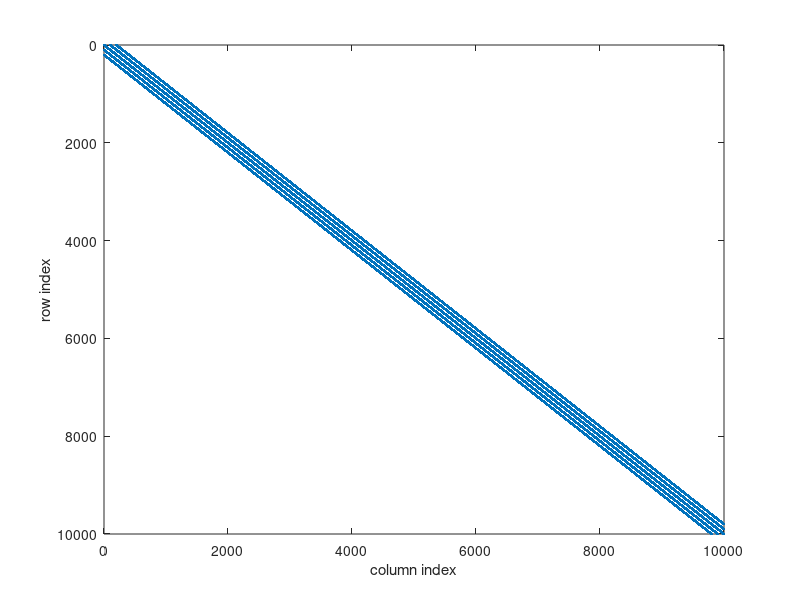
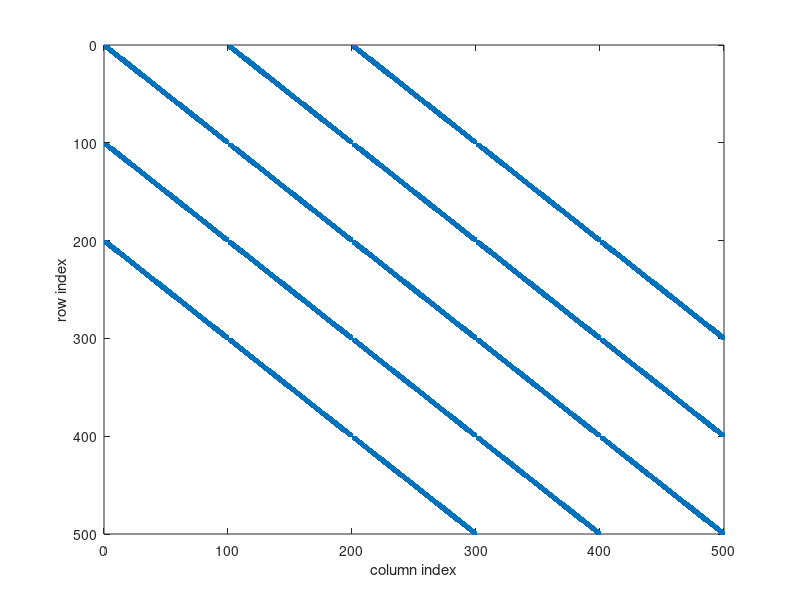
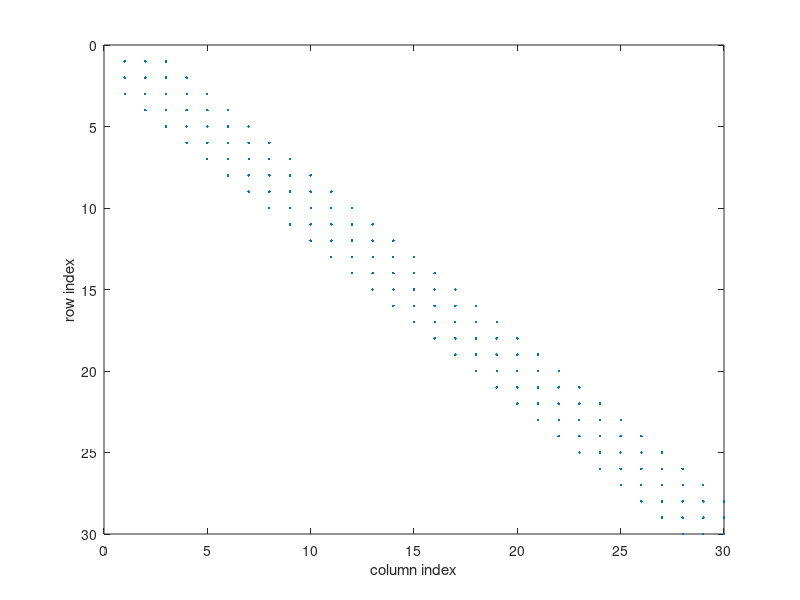
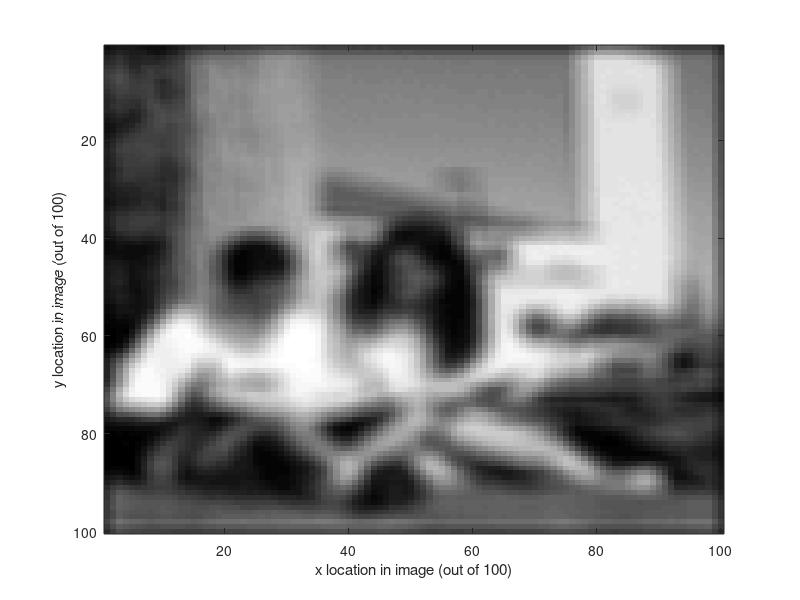

Write the MATLAB code that produced these figures, in order.
%%% Brad Martin - Inverse Methods, HW 4, problem 1

load('blur.mat')  % Loading G and d from Aster's materials (prob. 6.5)

%%% PART A - Viewing sparsity structure of G...

% ...in a full 10,000 x 10,000 frame...
figure(1); spy(G); xlabel('column index'); ylabel('row index')

% ...zoomed in to 500 x 500 around the main diagonal...
figure(2); spy(G); axis([0 500 0 500]);
xlabel('column index'); ylabel('row index')

% ...and finally, zoomed to 30 x 30 around the main diagonal.
figure(3); spy(G); axis([0 30 0 30])
xlabel('column index'); ylabel('row index')


%%% PART B - memory requirements assessment

gNonZeros = nnz(G);   % counting non-zero values in G matrix

memReqSpG = gNonZeros*32/8  % sparse G storage requirement
memReqFullG = 10000^2*32/8  % full G storage requirement
memReqSVDG = memReqFullG*2+10000*32/8  % SVD storage requirement


%%% PART C - plotting the raw, blurred image in vector d.

img = reshape(d,100,100);
figure(4); imagesc(img); colormap('gray')
xlabel('x location in image (out of 100)');
ylabel('y location in image (out of 100)');


%%% PART D/E - using CGLS algorithm to solve for m

numIterations = 100;   % we're requested to run 100 iterations of CGLS.

% Below: setting initial algorithm elements as directed
% for the CGLS routine (Aster p155)

mPrev = zeros(size(G,2),1); pPrev = zeros(size(G,1),1);
betaPrev = 0; sPrev = -d; rPrev = G'*sPrev;

resNormStackCGLS = zeros(numIterations+1,1);   % stacks to store res.
modelNormStackCGLS = zeros(numIterations+1,1); % and model norms
resNormStackCGLSnormEq = zeros(numIterations+1,1);

resNormStackCGLS(1,1) = norm(d);
resNormStackCGLSnormEq(1,1) = norm(G'*d);
modelNormStackCGLS(1,1) = 0;

% Below: we'll store models at selected iterations in mStorageMatrix.

mStorageIndices = [10 25 40 55]';
mStorageMatrix = zeros(size(G,2),size(mStorageIndices,1));

for k = 1:numIterations
    pNext = -rPrev+betaPrev*pPrev;                  % steps to left
    alpha = norm(rPrev)^2/((G*pNext)'*(G*pNext));   % correspond w/
    mNext = mPrev+alpha*pNext;                      % steps 1-6 in
    sNext = sPrev+alpha*G*pNext;                    % CGLS algorithm
    rNext = G'*sNext;                               % (Aster, p155)
    betaNext = (rNext'*rNext)/(rPrev'*rPrev);
    
    resNormStackCGLS(k+1,1) = norm(G*mNext-d);  % storing res. and
    modelNormStackCGLS(k+1,1) = norm(mNext);    % model norms each iter.
    resNormStackCGLSnormEq(k+1,1) = norm(G'*G*mNext-G'*d);
    
    % Below: storing new algorithm elements as previous elements for
    % next iteration
    
    mPrev = mNext; pPrev = pNext; betaPrev = betaNext;
    sPrev = sNext; rPrev = rNext;
    
    for counter = 1:size(mStorageIndices,1)
       if k == mStorageIndices(counter,1)      % storing desired
           mStorageMatrix(:,counter) = mNext;  % models (PART E)
       end
    end
end

% Plotting residual norm vs. iteration number...

figure(5); plot((0:100)',log(resNormStackCGLS)/log(10),'.k')
xlabel('iteration number');
ylabel('log10 of residual norm ( log10(|| Gm - d ||) ) ')

% ...and model norm vs. iteration number.

figure(6); plot((0:100)',modelNormStackCGLS,'.k')
xlabel('iteration number'); ylabel('model norm (|| m ||) ')

% For PART E, we plot the model at desired iterations (10,25,40,55).

for k = 1:4
img = reshape(mStorageMatrix(:,k),100,100);
figure(k+6); imagesc(img); colormap('gray')
xlabel('x location in image (out of 100)');
ylabel('y location in image (out of 100)');
end


%%% PART F - using the Steepest Descent algorithm to solve for m

% Below: setting initial algorithm elements as directed
% for the CGLS routine (Aster p155)

mPrev = zeros(size(G,2),1); sPrev = -d; rPrev = G'*sPrev;

resNormStackSD = zeros(numIterations+1,1);   % stacks to store res.
modelNormStackSD = zeros(numIterations+1,1); % and model norms

resNormStackSD(1,1) = norm(d);
modelNormStackSD(1,1) = 0;

for k = 1:numIterations
    
    % CGLS method modified into SD method (pk = -rk; beta not needed)
    
    alpha = (rPrev'*rPrev)/((G*rPrev)'*(G*rPrev));
    mNext = mPrev-alpha*rPrev;    
    sNext = sPrev-alpha*G*rPrev;
    rNext = G'*sNext;
    
    resNormStackSD(k+1,1) = norm(G*mNext-d);  % storing res. and
    modelNormStackSD(k+1,1) = norm(mNext);    % model norms each iter.
    
    % Below: storing new algorithm elements as previous elements for
    % next iteration
    
    mPrev = mNext; sPrev = sNext; rPrev = rNext;
    
end

% Plotting residual norm vs. iteration number (incl. CGLS)...

figure(11); plot((0:100)',log(resNormStackCGLS)/log(10),'.k',...
    (0:100)',log(resNormStackSD)/log(10),'--k')
xlabel('iteration number');
ylabel('log10 of residual norm ( log10(|| Gm - d ||) ) ')
legend('CGLS method','SD method')

% ...and model norm vs. iteration number (incl. CGLS).

figure(12); plot((0:100)',modelNormStackCGLS,'.k',...
    (0:100)',modelNormStackSD,'--k')
xlabel('iteration number'); ylabel('model norm (|| m ||) ')
legend('CGLS method','SD method')


%%% PART G - using MATLAB's pcg() function

GtG = G'*G;  % setting up normal equations for solution with pcg()
Gtd = G'*d;

% using pcg() without preconditioner
[x0,fl0,rr0,it0,rv0] = pcg(GtG,Gtd,1e-4,100);

% using pcg() with incomplete Cholesky preconditioner
L = ichol(GtG,struct('michol','off'));
[x1,fl1,rr1,it1,rv1] = pcg(GtG,Gtd,1e-4,100,L,L');

% Below: comparing convergence of pcg() with and without IC
% preconditioner (along with comparable residuals from Part D's
% CGLS implementation

figure(13);
semilogy(0:it0,rv0/norm(Gtd),'.k');
hold on;
semilogy(0:it1,rv1/norm(Gtd),'-*k');
semilogy(0:100,resNormStackCGLSnormEq/norm(Gtd),'--k');
legend('No preconditioner (pcg())','IC (pcg())',...
    'CGLS method from Part D');
xlabel('iteration number');
ylabel('relative NORMAL residual ( ||GtGm - Gtd || / || Gtd || )');
hold off;

% image output from non-preconditioned pcg() solution

img = reshape(x0,100,100);
figure(14); imagesc(img); colormap('gray'); colorbar
xlabel('x location in image (out of 100)');
ylabel('y location in image (out of 100)');

% image output from preconditioned (IC) pcg() solution

img = reshape(x1,100,100);
figure(15); imagesc(img); colormap('gray'); colorbar
xlabel('x location in image (out of 100)');
ylabel('y location in image (out of 100)');

%%% END PROBLEM 1
